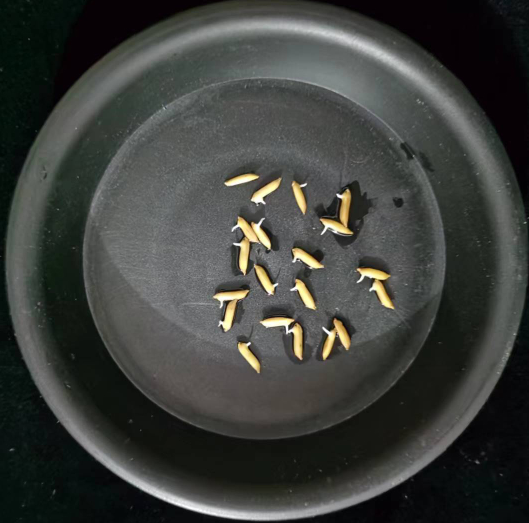
#> input picture JavaProject/WebRoot/resource/images/1.jpg, 1058 x 1046 px (shown at 1/2 size); its folder holds only this picture in this run
$ python zjf_eage.py
#> lines starting #> are read from the running program, lines starting #| are printed output that depends on the picture; after the words box and inside, x2 and y2 are one past the last pixel; in counts of white or black regions, pixels touching at a corner belong together
import numpy as np
import cv2
import math
import os
import glob
from pathlib import Path
img_formats = ['bmp', 'jpg', 'jpeg', 'png', 'tif', 'tiff', 'dng', 'webp', 'mpo']

#https://blog.csdn.net/loovelj/article/details/90080725

def count_pixel(image_path):
    image = cv2.imread(image_path)  # 读取图片
#> image is the input picture: shape (1046, 1058, 3); mean B, G, R 60.2, 63.7, 61.5
    length, depth, channels = image.shape
#> length = 1046; depth = 1058; channels = 3
    #图像转化为灰度图
    gray = cv2.cvtColor(image, cv2.COLOR_BGR2GRAY)
    # 中值滤波
    binary = cv2.medianBlur(gray, 7)
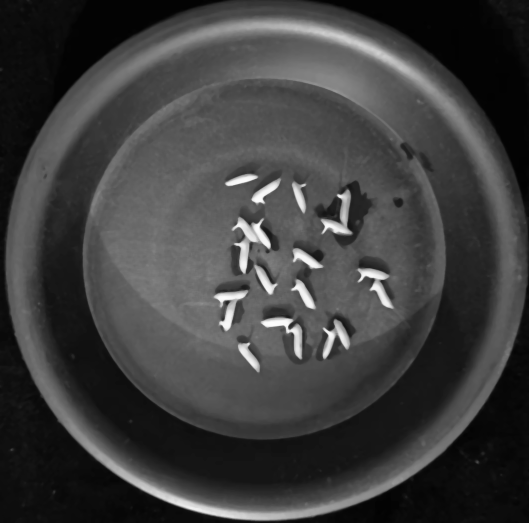
#> binary: shape (1046, 1058) (shown at 1/2 size); min 2, max 252, mean 62.5

    # 转化为二值图像
    ret, binary = cv2.threshold(binary, 120, 255, cv2.THRESH_BINARY)
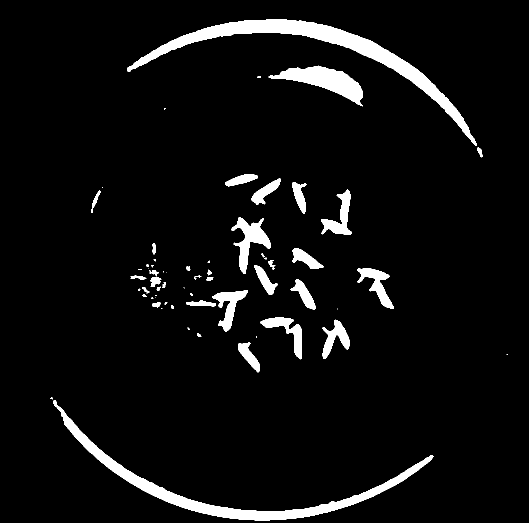
#> binary: shape (1046, 1058) (shown at 1/2 size); 5.7% white; 68 white regions (30 under 20 px), largest, box (x1, y1, x2, y2) and area: (254, 38, 954, 292) 18311, (106, 800, 867, 1041) 14621, (537, 131, 726, 213) 5960
    # canny提取轮廓
    canny_image = cv2.Canny(binary, 0, 60, apertureSize=3)
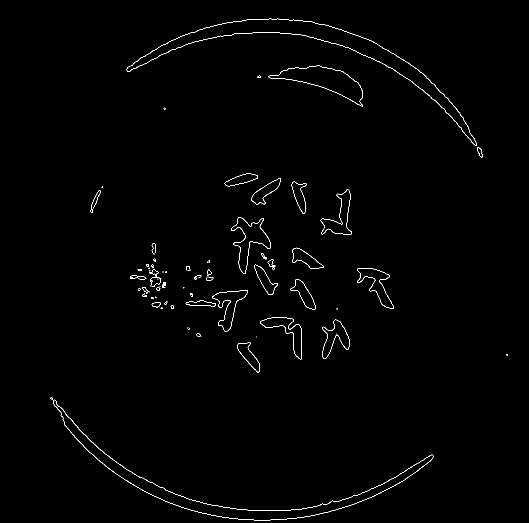
#> canny_image: shape (1046, 1058) (shown at 1/2 size); 0.77% white in thin lines or dots, all inside (x1, y1, x2, y2) = (101, 37, 1016, 1041)

    # 提取轮廓后，拟合外接多边形（矩形）
    contours, hierarchy = cv2.findContours(canny_image, cv2.RETR_CCOMP, cv2.CHAIN_APPROX_SIMPLE)
#> contours = 120 contours, 70 with area under 20; largest, box (x1, y1, x2, y2) and area: (253, 37, 954, 292) 18415, (253, 37, 954, 292) 18187, (106, 799, 867, 1041) 14760, (106, 799, 867, 1041) 14490, (537, 131, 726, 213) 5970

    maxArea=0
    # 挨个检查看那个轮廓面积最大
    for i in range(len(contours)):
        if cv2.contourArea(contours[i]) > cv2.contourArea(contours[maxArea]):
            maxArea = i
#> this loop made 120 passes
#> maxArea on pass 119: 118
#> after the loop, maxArea = 118


    minRect=cv2.minAreaRect(contours[maxArea])
#> minRect = ((620.5, 131.5), (174.6, 716.1), -77.96)
    width = int(minRect[1][0])
#> width = 174
    height = int(minRect[1][1])
#> height = 716
    pixel=0
    if width<1000 or height<1000:
        print('11111111111111111111111')
        print(image_path)
        print('33333333333333333333333')
    else:
        pixel=(210+297)/(width+height)
    min_rect = np.int0(cv2.boxPoints(minRect))
#> min_rect = [[952, 291], [252, 142], [288, -28], [988, 120]]
    cv2.drawContours(image, [min_rect], 0, (0, 255, 0), 2)
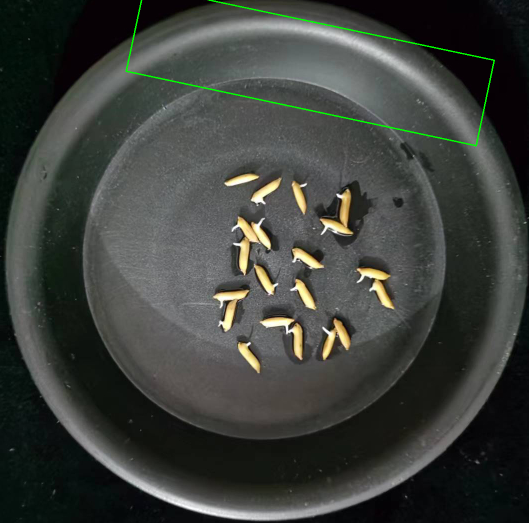
#> image: shape (1046, 1058, 3) (shown at 1/2 size); 0.42% of pixels changed, all inside (x1, y1, x2, y2) = (251, 0, 990, 293)
    cv2.imwrite("rect.png", image)

    return round(pixel,6)

if __name__ == '__main__':
    source='./data/images/'
    p = str(Path(source).absolute())
    files = glob.glob(os.path.join(p, '*.*'))  # dir
    images = [x for x in files if x.split('.')[-1].lower() in img_formats]
    print(images)
    for i, imgpath in enumerate(images):
        px = count_pixel(imgpath)
        print(px)

$ run again, on JavaProject/WebRoot/resource/images/2.tif
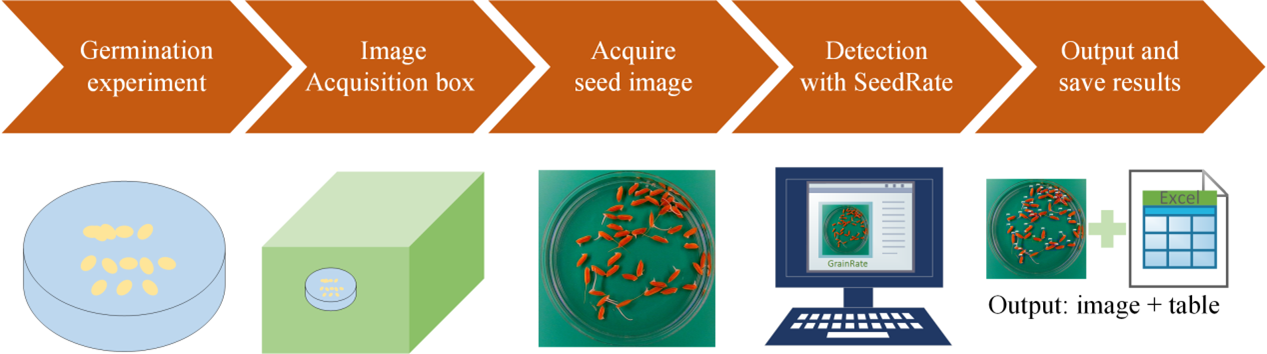
#> input picture JavaProject/WebRoot/resource/images/2.tif, 1267 x 354 px
#> in count_pixel, image is the input picture: shape (354, 1267, 3); mean B, G, R 143.4, 171.7, 193.5
#> in count_pixel, `ret, binary = cv2.threshold(binary, 120, 255, cv2.THRESH_BINARY)`:
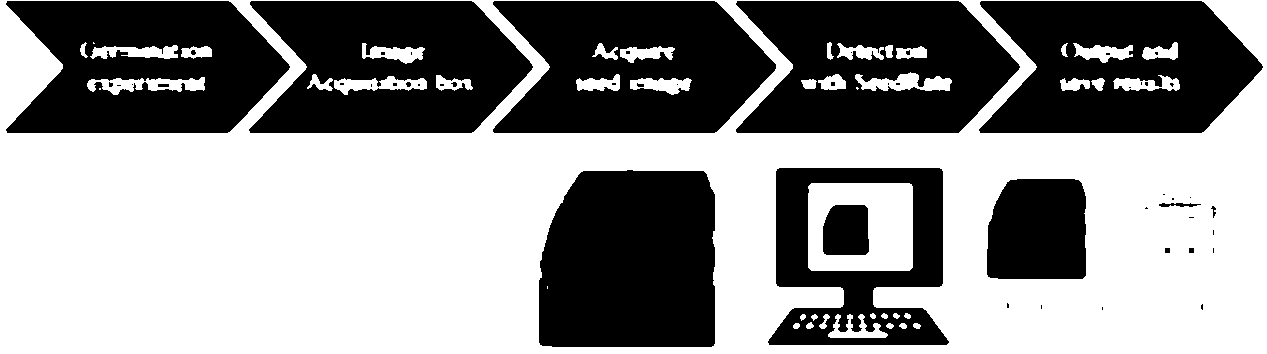
#> binary: shape (354, 1267); 56.5% white; 53 black regions (35 under 20 px), largest, box (x1, y1, x2, y2) and area: (539, 170, 715, 347) 29106, (493, 1, 776, 133) 27949, (979, 1, 1263, 133) 27691
#> canny_image: shape (354, 1267); 2.5% white in thin lines or dots
#> contours = 165 contours, 88 with area under 20; largest, box (x1, y1, x2, y2) and area: (492, 0, 776, 133) 29985, (735, 0, 1020, 133) 29982, (249, 0, 533, 133) 29981, (979, 0, 1263, 133) 29968, (6, 0, 290, 133) 29966
#> after the loop in count_pixel, `for i in range(len(contours)):`: maxArea = 159
#> minRect = ((633.5, 66), (132, 283), -90)
#> width = 132
#> height = 283
#> min_rect = [[775, 132], [492, 132], [492, 0], [775, 0]]
#> in count_pixel, `cv2.drawContours(image, [min_rect], 0, (0, 255, 0), 2)`:
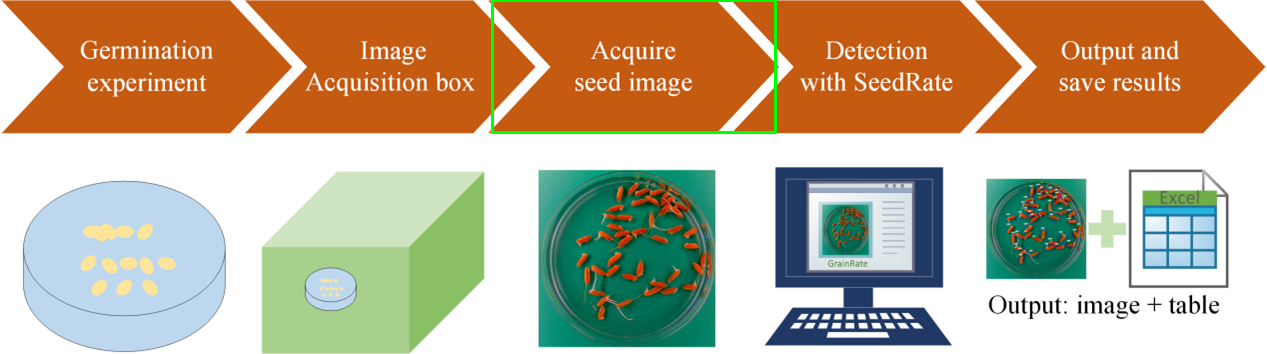
#> image: shape (354, 1267, 3); 0.49% of pixels changed, all inside (x1, y1, x2, y2) = (491, 0, 777, 134)
